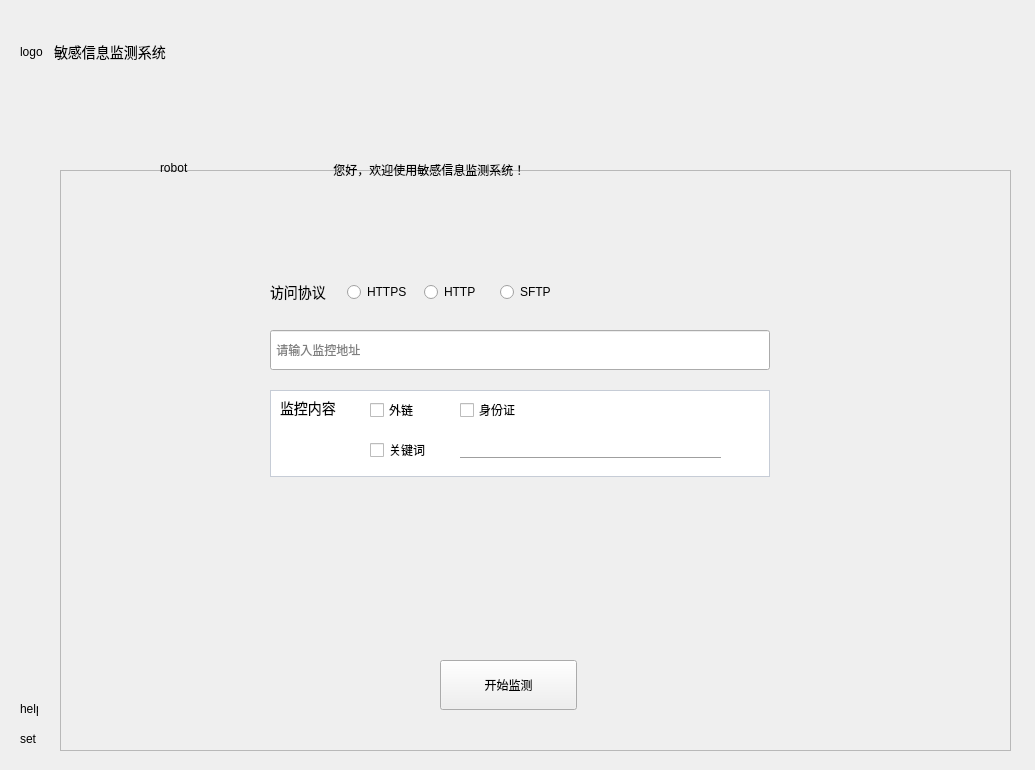
<?xml version="1.0" encoding="UTF-8"?>
<ui version="4.0">
 <class>MainWindow</class>
 <widget class="QMainWindow" name="MainWindow">
  <property name="geometry">
   <rect>
    <x>0</x>
    <y>0</y>
    <width>1035</width>
    <height>770</height>
   </rect>
  </property>
  <property name="minimumSize">
   <size>
    <width>960</width>
    <height>680</height>
   </size>
  </property>
  <property name="windowTitle">
   <string>MainWindow</string>
  </property>
  <property name="styleSheet">
   <string notr="true"/>
  </property>
  <widget class="QWidget" name="centralwidget">
   <property name="styleSheet">
    <string notr="true"/>
   </property>
   <widget class="QFrame" name="mainFrame">
    <property name="geometry">
     <rect>
      <x>60</x>
      <y>170</y>
      <width>951</width>
      <height>581</height>
     </rect>
    </property>
    <property name="minimumSize">
     <size>
      <width>883</width>
      <height>514</height>
     </size>
    </property>
    <property name="layoutDirection">
     <enum>Qt::LeftToRight</enum>
    </property>
    <property name="frameShape">
     <enum>QFrame::StyledPanel</enum>
    </property>
    <property name="frameShadow">
     <enum>QFrame::Raised</enum>
    </property>
    <widget class="QPushButton" name="startBtn">
     <property name="geometry">
      <rect>
       <x>380</x>
       <y>490</y>
       <width>137</width>
       <height>50</height>
      </rect>
     </property>
     <property name="minimumSize">
      <size>
       <width>137</width>
       <height>50</height>
      </size>
     </property>
     <property name="text">
      <string>开始监测</string>
     </property>
    </widget>
    <widget class="QLineEdit" name="addressLineEdit">
     <property name="geometry">
      <rect>
       <x>210</x>
       <y>160</y>
       <width>500</width>
       <height>40</height>
      </rect>
     </property>
     <property name="minimumSize">
      <size>
       <width>500</width>
       <height>40</height>
      </size>
     </property>
     <property name="placeholderText">
      <string> 请输入监控地址</string>
     </property>
    </widget>
    <widget class="QFrame" name="sensiTypeFrame">
     <property name="geometry">
      <rect>
       <x>210</x>
       <y>220</y>
       <width>500</width>
       <height>87</height>
      </rect>
     </property>
     <property name="minimumSize">
      <size>
       <width>500</width>
       <height>87</height>
      </size>
     </property>
     <property name="styleSheet">
      <string notr="true">#sensiTypeFrame {
	background: #FFFFFF;
	border: 1px solid #C6CCD6;
}</string>
     </property>
     <property name="frameShape">
      <enum>QFrame::StyledPanel</enum>
     </property>
     <property name="frameShadow">
      <enum>QFrame::Raised</enum>
     </property>
     <widget class="QLabel" name="sensiTypeLabel">
      <property name="geometry">
       <rect>
        <x>10</x>
        <y>10</y>
        <width>71</width>
        <height>16</height>
       </rect>
      </property>
      <property name="styleSheet">
       <string notr="true">font-size: 14px;</string>
      </property>
      <property name="text">
       <string>监控内容</string>
      </property>
     </widget>
     <widget class="QCheckBox" name="extUrlCheckBox">
      <property name="geometry">
       <rect>
        <x>100</x>
        <y>10</y>
        <width>80</width>
        <height>20</height>
       </rect>
      </property>
      <property name="text">
       <string>外链</string>
      </property>
     </widget>
     <widget class="QCheckBox" name="idcardCheckBox">
      <property name="geometry">
       <rect>
        <x>190</x>
        <y>10</y>
        <width>80</width>
        <height>20</height>
       </rect>
      </property>
      <property name="text">
       <string>身份证</string>
      </property>
     </widget>
     <widget class="QCheckBox" name="keywordCheckBox">
      <property name="geometry">
       <rect>
        <x>100</x>
        <y>50</y>
        <width>80</width>
        <height>20</height>
       </rect>
      </property>
      <property name="text">
       <string>关键词</string>
      </property>
     </widget>
     <widget class="QLineEdit" name="keywordLineEdit">
      <property name="geometry">
       <rect>
        <x>190</x>
        <y>50</y>
        <width>271</width>
        <height>21</height>
       </rect>
      </property>
      <property name="styleSheet">
       <string notr="true">border: #000000;</string>
      </property>
     </widget>
     <widget class="Line" name="line">
      <property name="geometry">
       <rect>
        <x>190</x>
        <y>60</y>
        <width>261</width>
        <height>16</height>
       </rect>
      </property>
      <property name="orientation">
       <enum>Qt::Horizontal</enum>
      </property>
     </widget>
    </widget>
    <widget class="QWidget" name="">
     <property name="geometry">
      <rect>
       <x>210</x>
       <y>110</y>
       <width>301</width>
       <height>24</height>
      </rect>
     </property>
     <layout class="QHBoxLayout" name="protoHLayout">
      <item>
       <widget class="QLabel" name="protoLabel">
        <property name="styleSheet">
         <string notr="true">font-size: 14px;</string>
        </property>
        <property name="text">
         <string>访问协议</string>
        </property>
       </widget>
      </item>
      <item>
       <widget class="QRadioButton" name="httpsRadioBtn">
        <property name="text">
         <string>HTTPS</string>
        </property>
       </widget>
      </item>
      <item>
       <widget class="QRadioButton" name="httpRadioBtn">
        <property name="text">
         <string>HTTP</string>
        </property>
       </widget>
      </item>
      <item>
       <widget class="QRadioButton" name="sftpRadioBtn">
        <property name="text">
         <string>SFTP</string>
        </property>
       </widget>
      </item>
     </layout>
    </widget>
   </widget>
   <widget class="QLabel" name="robotTipsLabel">
    <property name="geometry">
     <rect>
      <x>320</x>
      <y>140</y>
      <width>474</width>
      <height>60</height>
     </rect>
    </property>
    <property name="minimumSize">
     <size>
      <width>474</width>
      <height>60</height>
     </size>
    </property>
    <property name="text">
     <string>    您好，欢迎使用敏感信息监测系统！</string>
    </property>
   </widget>
   <widget class="QLabel" name="robotLabel">
    <property name="geometry">
     <rect>
      <x>160</x>
      <y>110</y>
      <width>129</width>
      <height>115</height>
     </rect>
    </property>
    <property name="minimumSize">
     <size>
      <width>129</width>
      <height>115</height>
     </size>
    </property>
    <property name="maximumSize">
     <size>
      <width>16777215</width>
      <height>16777215</height>
     </size>
    </property>
    <property name="text">
     <string>robot</string>
    </property>
   </widget>
   <widget class="QLabel" name="helpLabel">
    <property name="geometry">
     <rect>
      <x>20</x>
      <y>700</y>
      <width>18</width>
      <height>18</height>
     </rect>
    </property>
    <property name="minimumSize">
     <size>
      <width>18</width>
      <height>18</height>
     </size>
    </property>
    <property name="text">
     <string>help</string>
    </property>
   </widget>
   <widget class="QLabel" name="settingLabel">
    <property name="geometry">
     <rect>
      <x>20</x>
      <y>730</y>
      <width>17</width>
      <height>17</height>
     </rect>
    </property>
    <property name="minimumSize">
     <size>
      <width>17</width>
      <height>17</height>
     </size>
    </property>
    <property name="text">
     <string>set</string>
    </property>
   </widget>
   <widget class="QWidget" name="">
    <property name="geometry">
     <rect>
      <x>20</x>
      <y>40</y>
      <width>146</width>
      <height>24</height>
     </rect>
    </property>
    <layout class="QGridLayout" name="gridLayout">
     <item row="0" column="0">
      <widget class="QLabel" name="logoLabel">
       <property name="minimumSize">
        <size>
         <width>26</width>
         <height>22</height>
        </size>
       </property>
       <property name="text">
        <string>logo</string>
       </property>
      </widget>
     </item>
     <item row="0" column="1">
      <widget class="QLabel" name="sysNameLabel">
       <property name="styleSheet">
        <string notr="true">font-size: 14px;</string>
       </property>
       <property name="text">
        <string>敏感信息监测系统</string>
       </property>
      </widget>
     </item>
    </layout>
   </widget>
  </widget>
 </widget>
 <resources/>
 <connections/>
</ui>
